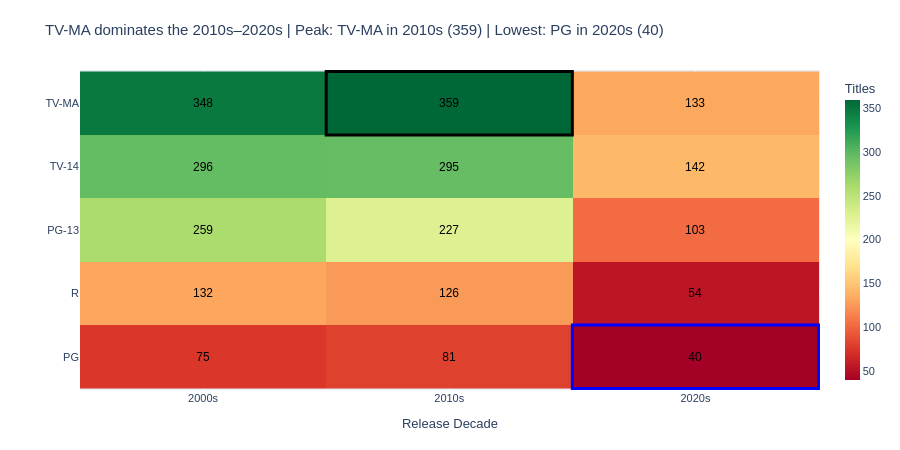

Write notebook code for a chart like this one.
### Markdown cell above
## Task 1 — Heatmap: content by rating and release decade

**What to build:** A heatmap showing the number of titles by **content rating** (y-axis) and **decade** (x-axis).

**Requirements:**
- Create a 'decade' column: `df['decade'] = (df['release_year'] // 10 * 10).astype(str) + 's'`
- Filter to TV-14, TV-MA, PG-13, R, PG only (most common ratings)
- Sequential colour scale (Blues)
- Values shown in cells (`text_auto=True`)
- Insight title about which rating dominates which decade

### Code cell
# Task 1
# YOUR CODE HERE

df['decade'] = (df['release_year'] // 10 * 10).astype(str) + 's'

target_ratings = ['TV-14', 'TV-MA', 'PG-13', 'R', 'PG']
filtered = df[df['rating'].isin(target_ratings)]

pivot = (
    filtered.groupby(['rating', 'decade'])
    .size()
    .reset_index(name='count')
    .pivot(index='rating', columns='decade', values='count')
    .fillna(0)
    .astype(int)
)
pivot = pivot.loc[pivot.sum(axis=1).sort_values(ascending=False).index]

fig = px.imshow(
    pivot,
    color_continuous_scale='RdYlGn',
    text_auto=True,
    aspect='auto',
    height=450, width=900,
)

fig.update_traces(
    textfont=dict(size=12, color='black'),
    hovertemplate='<b>%{y}</b> — %{x}<br>Titles: %{z}<extra></extra>',
)

import numpy as np

# Peak cell
flat_peak = pivot.values.argmax()
peak_pos = np.unravel_index(flat_peak, pivot.shape)
peak_val = pivot.values[peak_pos]
peak_rating = pivot.index[peak_pos[0]]
peak_decade = pivot.columns[peak_pos[1]]

# Lowest non-zero cell
nonzero = pivot.replace(0, np.nan)
flat_low = np.nanargmin(nonzero.values)          # flat index into the 2D array
low_pos = np.unravel_index(flat_low, pivot.shape)  # convert to (row, col)
low_val = pivot.values[low_pos]
low_rating = pivot.index[low_pos[0]]
low_decade = pivot.columns[low_pos[1]]

fig.update_layout(
    title=f'TV-MA dominates the 2010s–2020s | Peak: {peak_rating} in {peak_decade} ({peak_val}) | Lowest: {low_rating} in {low_decade} ({low_val})',
    font=dict(family='Arial', size=11),
    coloraxis_colorbar=dict(title='Titles', thickness=15),
    margin=dict(l=80, r=40, t=70, b=60),
)
fig.update_xaxes(title='Release Decade')
fig.update_yaxes(title='')

# Black border on peak cell
fig.add_shape(
    type='rect',
    x0=peak_pos[1] - 0.5, x1=peak_pos[1] + 0.5,
    y0=peak_pos[0] - 0.5, y1=peak_pos[0] + 0.5,
    line=dict(color='black', width=3),
)

# Blue border on lowest cell
fig.add_shape(
    type='rect',
    x0=low_pos[1] - 0.5, x1=low_pos[1] + 0.5,
    y0=low_pos[0] - 0.5, y1=low_pos[0] + 0.5,
    line=dict(color='blue', width=3),
)

fig.show()

### Figure 1 — Plotly figure (JSON) as saved in the notebook; plotly's stock layout.template omitted (floating-point values rounded to 4 significant figures)
{"data": [{"coloraxis": "coloraxis", "hovertemplate": "<b>%{y}</b> — %{x}<br>Titles: %{z}<extra></extra>", "name": "0", "textfont": {"color": "black", "size": 12}, "texttemplate": "%{z}", "type": "heatmap", "x": ["2000s", "2010s", "2020s"], "xaxis": "x", "y": ["TV-MA", "TV-14", "PG-13", "R", "PG"], "yaxis": "y", "z": [[348, 359, 133], [296, 295, 142], [259, 227, 103], [132, 126, 54], [75, 81, 40]]}], "layout": {"coloraxis": {"colorbar": {"thickness": 15, "title": {"text": "Titles"}}, "colorscale": [[0, "rgb(165,0,38)"], [0.1, "rgb(215,48,39)"], [0.2, "rgb(244,109,67)"], [0.3, "rgb(253,174,97)"], [0.4, "rgb(254,224,139)"], [0.5, "rgb(255,255,191)"], [0.6, "rgb(217,239,139)"], [0.7, "rgb(166,217,106)"], [0.8, "rgb(102,189,99)"], [0.9, "rgb(26,152,80)"], [1, "rgb(0,104,55)"]]}, "font": {"family": "Arial", "size": 11}, "height": 450, "margin": {"b": 60, "l": 80, "r": 40, "t": 70}, "shapes": [{"line": {"color": "black", "width": 3}, "type": "rect", "x0": 0.5, "x1": 1.5, "y0": -0.5, "y1": 0.5}, {"line": {"color": "blue", "width": 3}, "type": "rect", "x0": 1.5, "x1": 2.5, "y0": 3.5, "y1": 4.5}], "title": {"text": "TV-MA dominates the 2010s–2020s | Peak: TV-MA in 2010s (359) | Lowest: PG in 2020s (40)"}, "width": 900, "xaxis": {"anchor": "y", "domain": [0, 1], "title": {"text": "Release Decade"}}, "yaxis": {"anchor": "x", "autorange": "reversed", "domain": [0, 1], "title": {"text": ""}}}}
